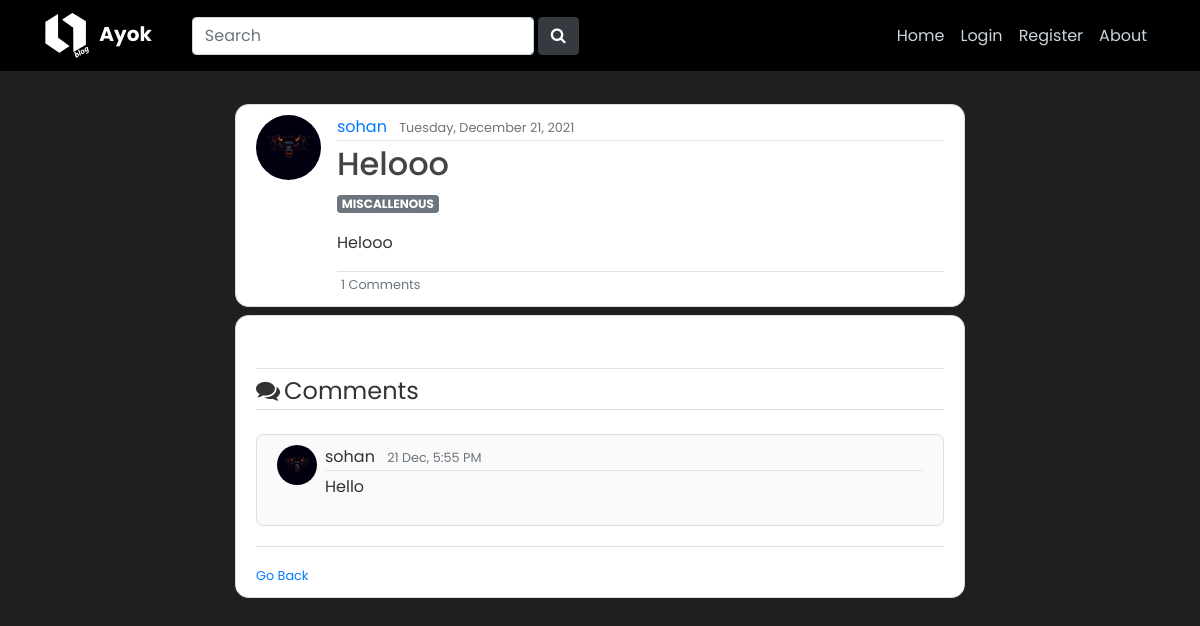
The page /post/57/ on the database its author committed.
### blog/models.py (models this page shows, shortened)
class Post(models.Model):
    title = models.CharField(max_length=100)
    content = HTMLField()
    image = ResizedImageField(
        size=[620, 500], upload_to='post_images', blank=True, null=True)
    date_posted = models.DateTimeField(default=timezone.now)
    author = models.ForeignKey(User, on_delete=models.CASCADE)
    post_type = models.CharField(
        default='MISCALLENOUS', max_length=23, choices=POST_TYPES)

class Comment(models.Model):
    post = models.ForeignKey(
        Post, on_delete=models.CASCADE, related_name='comments')
    author = models.ForeignKey(User, on_delete=models.CASCADE)
    content = HTMLField()
    time_posted = models.DateTimeField(auto_now_add=True)
    class Meta:
        ordering = ['-time_posted']

### users/models.py (models this page shows, shortened)
class Profile (models.Model):
    user = models.OneToOneField(User, on_delete=models.CASCADE)
    image = models.ImageField(default='default.jpg', upload_to='profile_pics')
    short_bio = models.CharField(max_length=100, default="Hi!")

### blog/views.py (the view, shortened to what this page needs)
# urls.py: path('post/<int:pk>/', PostDetailView.as_view(), name='post-detail'),
class PostDetailView(FormMixin, DetailView):
    model = Post
    form_class = CommentForm
    def get_context_data(self, **kwargs):
        context = super(PostDetailView, self).get_context_data(**kwargs)
        context['form'] = CommentForm(
            initial={})
        return context

### blog/forms.py
class CommentForm(forms.ModelForm):
    class Meta:
        model = Comment
        fields = ['content']

### blog/templates/blog/post_detail.html (shortened to what this page needs)
{% extends 'blog/base.html' %}
{% load crispy_forms_tags %}
{% block content %}
    <br>
    <article class="media content-section mb-2" style="border-radius: 10pt;">
        <img class="rounded-circle article-img" src="{{ object.author.profile.image.url }}">
        <div class="media-body">
            <div class="article-metadata">
                <a class="mr-2" href="{% url 'user-posts' object.author.username%}">{{ object.author }}</a>
                <small class="text-muted"> {{ object.date_posted|date:"l, F d, Y" }}</small>
            </div>
            <h2 class="article-title">{{ object.title }}</h2>
            {% if post.post_type == 'HOTFIX'%}
                <small class="badge badge-danger"> {{ post.post_type }}</small>
            {% elif post.post_type == 'UPDATE' %}
                <small class="badge badge-warning"> {{ post.post_type }}</small>
            {% elif post.post_type == 'MISCALLENOUS' %}
                <small class="badge badge-secondary"> {{ post.post_type }}</small>
            {% elif post.post_type == 'PROGRAMMING' %}
                <small class="badge badge-info"> {{ post.post_type }}</small>
            {% elif post.post_type == 'ART' %}
                <small class="badge badge-primary"> {{ post.post_type }}</small>
            {% elif post.post_type == 'PHOTO' %}
                <small class="badge badge-dark"> {{ post.post_type }}</small>
            {% elif post.post_type == 'ASTROLOGY' %}
                <small class="badge badge-info"> {{ post.post_type }}</small>
            {% else %}
                <small class="badge badge-success"> {{ post.post_type }}</small>
            {% endif %}
            <p class="article-content" style="color: rgb(88, 88, 88);">{{ object.content | safe }}</p>
            <div class="border-top pt-.5">
                <small class="text-muted ml-1">{{object.comments.count}} Comments</small>
            </div>
    </article>
    <div class="content-section pt-1" style="border-radius: 10pt;">
        <legend class="border-bottom mb-1 pt-5"></legend>
        <legend class="border-bottom mb-4 ">
            <i class="fa fa-comments" aria-hidden="true"></i><span class="ml-1">Comments</span>
        </legend>
        {% for comment in object.comments.all %}
            <article class="media content-section " style="border-radius: 7px; background-color: rgb(250, 250, 250);">
                <img class="rounded-circle mr-2" src="{{ comment.author.profile.image.url }}" height="40" width="40">
                <div class="media-body">
                <div class="article-metadata">
                    <a class="mr-2">{{ comment.author }}</a>
                    <small class="text-muted"> {{ comment.time_posted|date:"j M, f A" }}</small>
                </div>
                <p class="article-content mb-0">{{ comment.content | safe }}</p>
                </div>
            </article>
        {% endfor %}
        <div class="border-top pt-3 ">
            <small class="text-muted">
                <a class="ml-.5" href="{% url 'blog-home' %}"> Go Back</a>
            </small>
        </div>
    </div>
{% endblock content %}

### blog/static/blog/main.css (style rules this page uses)
body { background: #fafafa; color: #333333; margin-top: 5rem; }
h1, h2, h3, h4, h5, h6 { color: #444444; }
.content-section { background: #ffffff; padding: 10px 20px; border: 1px solid #dddddd; border-radius: 3px; margin-bottom: 20px; }
.article-title { color: #444444; }
.article-content { white-space: pre-line; }
.article-img { height: 65px; width: 65px; margin-right: 16px; }
.article-metadata { padding-bottom: 1px; margin-bottom: 4px; border-bottom: 1px solid #e3e3e3; }

### rows shown on the page
Post: author.profile.image (picture), author "sohan", date_posted "Tuesday, December 21, 2021", title "Helooo", post_type "MISCALLENOUS", content "Helooo", comments.count "1"
Comment: author.profile.image (picture), author "sohan", time_posted "21 Dec, 5:55 PM", content "Hello"
